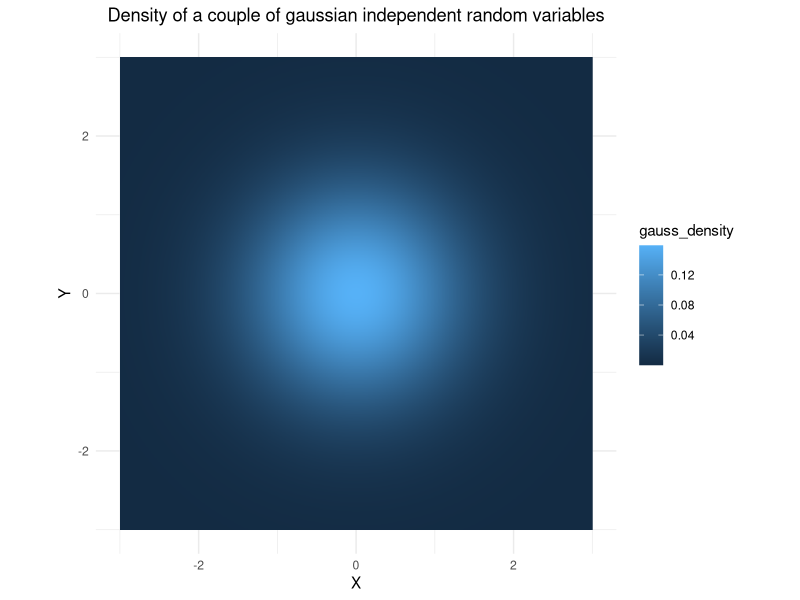
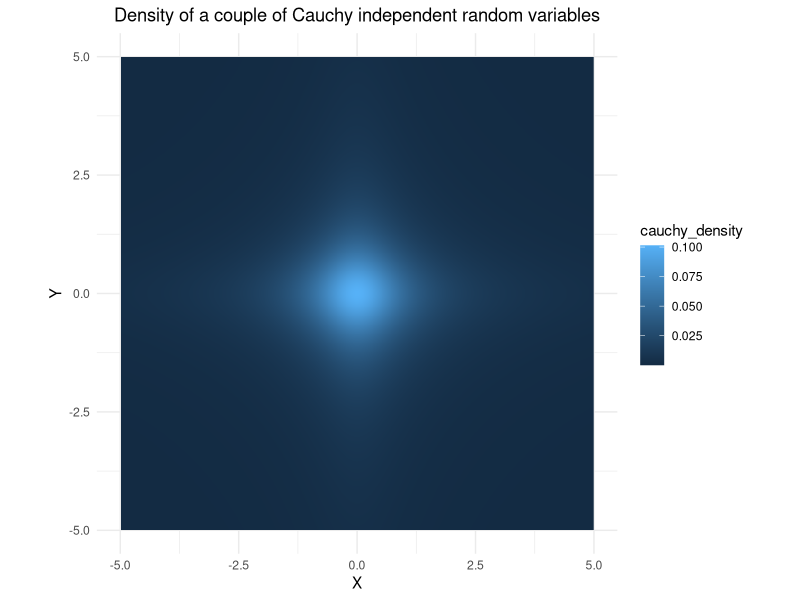
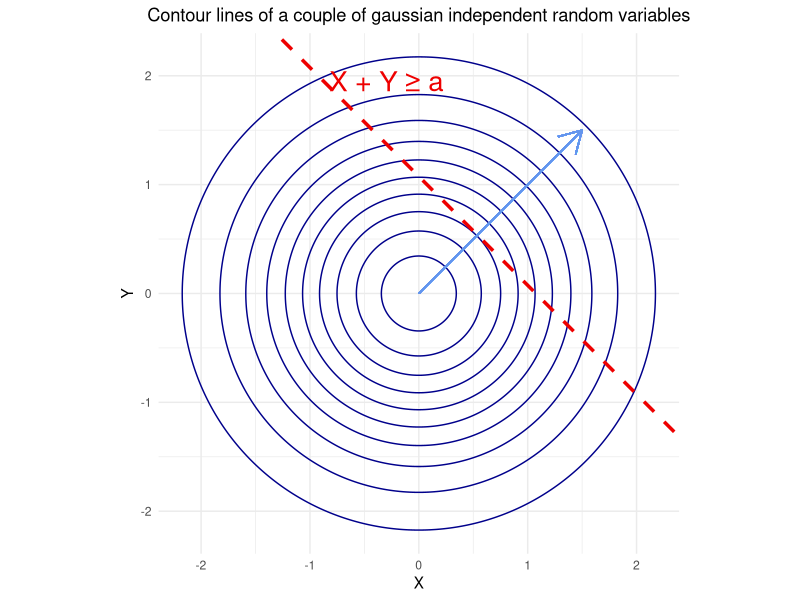

These charts were generated, in order, by the following R code: (Note: this script raises an error after producing the figures.)
library(dplyr)
library(tidyr)
library(ggplot2)
library(grid)

# Define normal and Cauchy distribution in R^2
gaussian_density <- function(x,y){
  return( exp( -0.5 * ( x^2 + y^2 ) ) / (2*pi) )
}

cauchy_density <- function(x,y){
  return( 1 / ( pi^2 * (1+x^2) * (1+y^2) ) )
}

# Compute a grid and the density of each point
x_gauss = seq(-3,3,0.01)
y_gauss = seq(-3,3,0.01)
x_cauchy = seq(-10,10,0.01)
y_cauchy = seq(-10,10,0.01)

don_gauss <- expand_grid(x_gauss, y_gauss) %>%
  mutate( gauss_density = gaussian_density(x_gauss, y_gauss))
don_cauchy <- expand_grid(x_cauchy, y_cauchy) %>%
  mutate( cauchy_density = cauchy_density(x_cauchy, y_cauchy))

# Plot density
gauss_density_plot <- ggplot( data = don_gauss ) +
  aes( x = x_gauss, y = y_gauss, z = gauss_density ) +
  geom_raster( aes( fill = gauss_density ) ) +
  coord_fixed( ratio = 1 ) +
  theme_minimal() +
  xlab("X") +
  ylab("Y") +
  ggtitle("Density of a couple of gaussian independent random variables") +
  theme( plot.title = element_text(hjust = 0.5) )

cauchy_density_plot <- ggplot( data = don_cauchy %>% filter(abs(x_cauchy) < 5 & abs(y_cauchy) < 5) ) +
  aes( x = x_cauchy, y = y_cauchy, z = cauchy_density ) +
  geom_raster( aes( fill = cauchy_density ) ) +
  coord_fixed( ratio = 1 ) +
  theme_minimal() +
  xlab("X") +
  ylab("Y") +
  ggtitle("Density of a couple of Cauchy independent random variables") +
  theme( plot.title = element_text(hjust = 0.5) )

# Plot contour lines
gauss_contour_plot <- ggplot( data = don_gauss ) +
  geom_contour(aes( x = x_gauss, y = y_gauss, z = gauss_density ), colour = "darkblue", binwidth = 0.015) +
  geom_abline(slope = -1, intercept = 1.075, color = 'red2', size = 1.2, linetype = 'dashed') +
  geom_segment(x = 0, y = 0, xend = 1.5, yend = 1.5, color = "cornflowerblue", arrow = arrow()) +
  annotate("text", label = "X + Y \u2265 a", x = -0.3, y = 1.95, size = 7, colour = "red2") +
  coord_fixed( ratio = 1 ) +
  theme_minimal() +
  xlab("X") +
  ylab("Y") +
  ggtitle("Contour lines of a couple of gaussian independent random variables") +
  theme( plot.title = element_text(hjust = 0.5) )

cauchy_contour_plot <- ggplot( data = don_cauchy ) +
  geom_contour(aes( x = x_cauchy, y = y_cauchy, z = cauchy_density ), colour = "green4", binwidth = 0.003) +
  geom_abline(slope = -1, intercept = 4.125, color = 'red2', size = 1) +
  geom_segment(x = 0, y = 0, xend = 3.8, yend = 0, color = "forestgreen", arrow = arrow()) +
  geom_segment(x = 0, y = 0, xend = 0, yend = 3.8, color = "forestgreen", arrow = arrow()) +
  annotate("text", label = "X + Y \u2265 a", x = 3.5, y = 3.5, size = 7, colour = "red2") +
  #coord_fixed( ratio = 1 ) +
  coord_cartesian(xlim = c(-6, 6), ylim = c(-6, 6)) +
  theme_minimal() +
  xlab("X") +
  ylab("Y") +
  ggtitle("Contour lines of a couple of Cauchy independent random variables") +
  theme( plot.title = element_text(hjust = 0.5) )

# print(gauss_density_plot)
# print(cauchy_density_plot)
# print(gauss_contour_plot)
# print(cauchy_contour_plot)

ggsave("gauss_density_plot.png", gauss_density_plot, dpi = "retina")
ggsave("cauchy_density_plot.png", cauchy_density_plot, dpi = "retina")
ggsave("gauss_contour_plot.png", gauss_contour_plot, dpi = "retina")
ggsave("cauchy_contour_plot.png", cauchy_contour_plot, dpi = "retina")
      